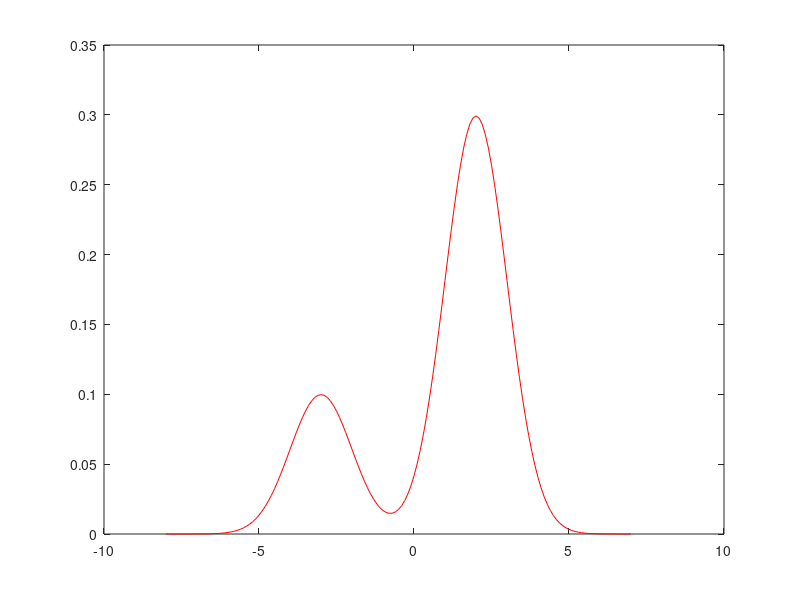

Write MATLAB code to recreate this figure. (Note: this script raises an error after producing the figure.)
%Put here the path where you have put the Matlab codes, for example:

addpath('C:\Matlab')

%Author: Aurore Delaigle
%This code illustrates how to use the functions for computing the deconvolution kernel density estimator and its bandwidths
%in the heteroscedastic case

%Sample size
n=200

mu1=-3;
mu2=2;
sig1=1;
sig2=1;

%Generate data from a normal mixture
X=normrnd(mu1,sig1,1,n);
X2=normrnd(mu2,sig2,1,n);

pmix=0.75;
tmp=unifrnd(0,1,1,n);
X(tmp<pmix)=X2(tmp<pmix);

%true density of X
truedens=@(xx) (1-pmix)*normpdf(xx,mu1,sig1)+pmix*normpdf(xx,mu2,sig2);




%Specify error distributions (normal or Laplace in this case) and generate data from these error distributions
errortype='norm';

sigU=0.6;
%Parameters of the Laplace distribution (one parameter oer observation, so sigmaj is of length n)
sigmaj=sigU*sqrt(1.0+(1:n)/n)*sqrt(0.5);


if strcmp(errortype,'norm')==1
	%normal case	
	U=zeros(1,n);
	for i=1:n
		U(i)=normrnd(0,sigmaj(i),1,1);
	end

elseif strcmp(errortype,'Lap')==1
	%Laplace case
	U=zeros(1,n);
	for i=1:n
	 	U(i)=rlap(sigmaj(i),1,1);
	end
	
end


%Contaminated data
W=X+U;
varW=var(W);

%Grid where to estimate the true density
xx=-8:0.1:7;
dx=xx(2)-xx(1);

%Plot the true density
plot(xx,truedens(xx),'r')


%PI bandwidth of Delaigle and Gijbels
hPI=PI_deconvUknownth4het(W,errortype,sigmaj);

%DKDE estimator without rescaling (density does not integrate exactly to 1)
y=fdecUknownhet(xx,W,hPI,errortype,sigmaj);

%With rescaling: here xx must be equispaced and must cover the range where the estimated density is significantly non zero
y2=fdecUknownhet(xx,W,hPI,errortype,sigmaj,dx);

hold
plot(xx,y,'k')
hold

hold
plot(xx,y2,'g')
hold

%Compare with the naive KDE estimator that ignores the error (using normal reference bandwidth and standard normal kernel)
h=1.06*sqrt(var(W))*n^(-1/5);
xout=outerop(xx,W,'-');

fnaive=normpdf(xout,0,h)*ones(n,1)/n;
hold
plot(xx,fnaive,'c')
hold

legend('true f', 'fdec, hPI', 'fdec rescaled, hPI', 'naive estimator, hNR')

